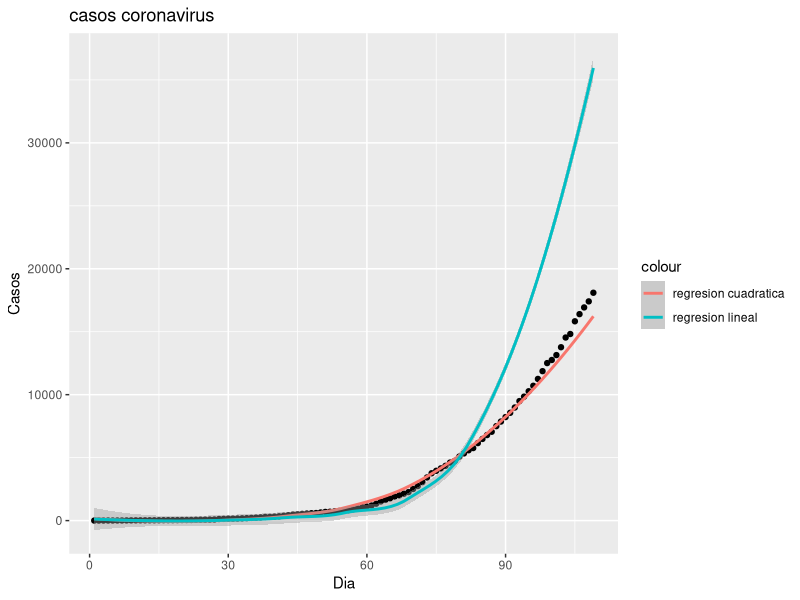
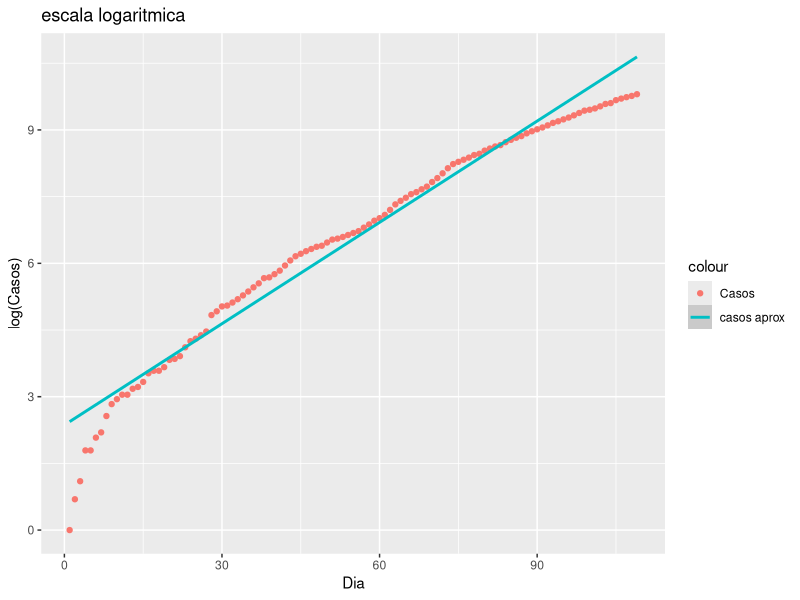

Source code (R) for these figures, in order:
#Regresiones lineales casos de covid

library(ggplot2)
casos<-read.csv("casos.csv", sep = ";")
names(casos)[1] <- "Dia"
names(casos)[2] <- "Casos"

########################## Regresiones lineales manual########################## 
#creamos la matriz A
matriz_A<-matrix(data = 1,nrow = nrow(casos),1)
dia<-(casos$Dia)-1
matriz_A<-cbind(matriz_A,dia)

# Matriz con Ln de los casos
matriz_Ln<-log(casos$Casos)

#Multiplicacion de matriz_A^T *A
Matriz_B<-t(matriz_A) %*% matriz_A

# Multiplicacion de (Inversa de A^t*A)*(matriz_A^T *Matriz_ln)
Matriz_Ln_K<-solve(Matriz_B)  %*% (t(matriz_A) %*% matriz_Ln)

#Tasa de crecimiento
tasa<-Matriz_Ln_K[2]
contagio_dia_1<-Matriz_Ln_K[1]

######################## Regresion lineal con la funcion lm #############################
Modelo_1<- lm(log(Casos) ~ dia, data=casos)                 
print(Modelo_1)

#Calculo de casos aproximados con exp(poblacion inicial)  * EXP(dia *tasa)
casos$casos_aprox<- exp(contagio_dia_1)*exp(casos$Dia *tasa)

########################## Regresiones cuadraticas manual########################## 
#creamos la matriz 2A
  matriz_2A<-matrix(data = 1,nrow = nrow(casos),1)
  matriz_2A<-cbind(matriz_2A,dia)
  dia_2<-dia^2
  matriz_2A<-cbind(matriz_2A,dia_2)
  
  #Multiplicacion de matriz_2A^T *matriz_2A
  Matriz_2B<-t(matriz_2A) %*% matriz_2A
  
  # Multiplicacion de (Inversa de 2A^t*A)*(matriz_2A^T *Matriz_ln)
  Matriz_2Ln_K<-solve(Matriz_2B)%*% (t(matriz_2A) %*% matriz_Ln)
  
  #Tasa de crecimiento
  tasa2<-Matriz_2Ln_K[2]
  contagio2_dia_1<-Matriz_2Ln_K[1]
  c2<-Matriz_2Ln_K[3]
  
  ######################## Regresion cuadratica con la funcion lm #############################
  Modelo_2<- lm(log(Casos) ~ (dia + dia_2), data=casos)    
  print(Modelo_2) 
  
  #Calculo de casos aproximados con exp(contagio2_dia_1)*exp(tasa2*dia + c2*((dia)^2)))
  casos$casos2_aprox<- exp(contagio2_dia_1)*exp(tasa2*dia + c2*((dia)^2))
  
  #Graficar los casos y las regresiones lineales
  ggplot(data = casos,mapping = aes(x = Dia,y = Casos))+
    geom_point()+
    labs(title = 'casos coronavirus')+
    stat_smooth(mapping = aes(x=Dia,y=casos2_aprox,colour="regresion cuadratica"))+
    stat_smooth(mapping = aes(x = Dia,y = casos_aprox,colour="regresion lineal"))
 
  #Graficos de la escala logaritmica
  ggplot(data = casos,mapping = aes(x = Dia,y = log(Casos),colour="Casos"))+
    geom_point()+
    labs(title = 'escala logaritmica')+
    stat_smooth(mapping = aes(x=Dia,y=log(casos_aprox),colour="casos aprox")) 
